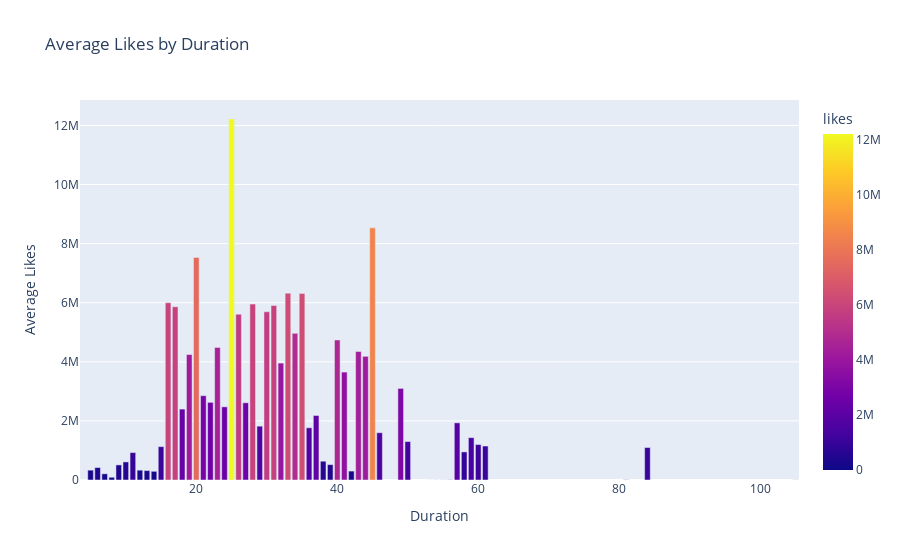

This figure's notebook cell:
### Code cell
fig = px.bar(df_avg_likes, x='duration', y='likes', color='likes', title='Average Likes by Duration')
fig.update_layout(xaxis_title='Duration', yaxis_title='Average Likes')
fig.show()
